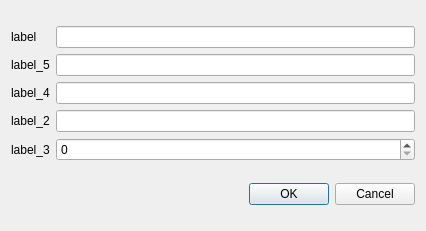
<?xml version="1.0" encoding="UTF-8"?>
<ui version="4.0">
 <class>Dialog</class>
 <widget class="QDialog" name="Dialog">
  <property name="geometry">
   <rect>
    <x>0</x>
    <y>0</y>
    <width>426</width>
    <height>231</height>
   </rect>
  </property>
  <property name="windowTitle">
   <string>Dialog</string>
  </property>
  <layout class="QVBoxLayout" name="verticalLayout">
   <item>
    <layout class="QGridLayout" name="gridLayout">
     <item row="1" column="1">
      <widget class="QLineEdit" name="lineEdit"/>
     </item>
     <item row="5" column="1">
      <widget class="QSpinBox" name="spinBox"/>
     </item>
     <item row="0" column="1">
      <spacer name="verticalSpacer">
       <property name="orientation">
        <enum>Qt::Orientation::Vertical</enum>
       </property>
       <property name="sizeHint" stdset="0">
        <size>
         <width>20</width>
         <height>40</height>
        </size>
       </property>
      </spacer>
     </item>
     <item row="5" column="0">
      <widget class="QLabel" name="label_3">
       <property name="text">
        <string>label_3</string>
       </property>
      </widget>
     </item>
     <item row="3" column="1">
      <widget class="QLineEdit" name="lineEdit_4"/>
     </item>
     <item row="2" column="0">
      <widget class="QLabel" name="label_5">
       <property name="text">
        <string>label_5</string>
       </property>
      </widget>
     </item>
     <item row="3" column="0">
      <widget class="QLabel" name="label_4">
       <property name="text">
        <string>label_4</string>
       </property>
      </widget>
     </item>
     <item row="4" column="0">
      <widget class="QLabel" name="label_2">
       <property name="text">
        <string>label_2</string>
       </property>
      </widget>
     </item>
     <item row="2" column="1">
      <widget class="QLineEdit" name="lineEdit_3"/>
     </item>
     <item row="1" column="0">
      <widget class="QLabel" name="label">
       <property name="text">
        <string>label</string>
       </property>
      </widget>
     </item>
     <item row="4" column="1">
      <widget class="QLineEdit" name="lineEdit_2"/>
     </item>
    </layout>
   </item>
   <item>
    <spacer name="verticalSpacer_2">
     <property name="orientation">
      <enum>Qt::Orientation::Vertical</enum>
     </property>
     <property name="sizeHint" stdset="0">
      <size>
       <width>20</width>
       <height>40</height>
      </size>
     </property>
    </spacer>
   </item>
   <item>
    <widget class="QDialogButtonBox" name="buttonBox">
     <property name="orientation">
      <enum>Qt::Orientation::Horizontal</enum>
     </property>
     <property name="standardButtons">
      <set>QDialogButtonBox::StandardButton::Cancel|QDialogButtonBox::StandardButton::Ok</set>
     </property>
    </widget>
   </item>
   <item>
    <spacer name="verticalSpacer_3">
     <property name="orientation">
      <enum>Qt::Orientation::Vertical</enum>
     </property>
     <property name="sizeHint" stdset="0">
      <size>
       <width>20</width>
       <height>40</height>
      </size>
     </property>
    </spacer>
   </item>
  </layout>
 </widget>
 <resources/>
 <connections>
  <connection>
   <sender>buttonBox</sender>
   <signal>accepted()</signal>
   <receiver>Dialog</receiver>
   <slot>accept()</slot>
   <hints>
    <hint type="sourcelabel">
     <x>248</x>
     <y>254</y>
    </hint>
    <hint type="destinationlabel">
     <x>157</x>
     <y>274</y>
    </hint>
   </hints>
  </connection>
  <connection>
   <sender>buttonBox</sender>
   <signal>rejected()</signal>
   <receiver>Dialog</receiver>
   <slot>reject()</slot>
   <hints>
    <hint type="sourcelabel">
     <x>316</x>
     <y>260</y>
    </hint>
    <hint type="destinationlabel">
     <x>286</x>
     <y>274</y>
    </hint>
   </hints>
  </connection>
 </connections>
</ui>
